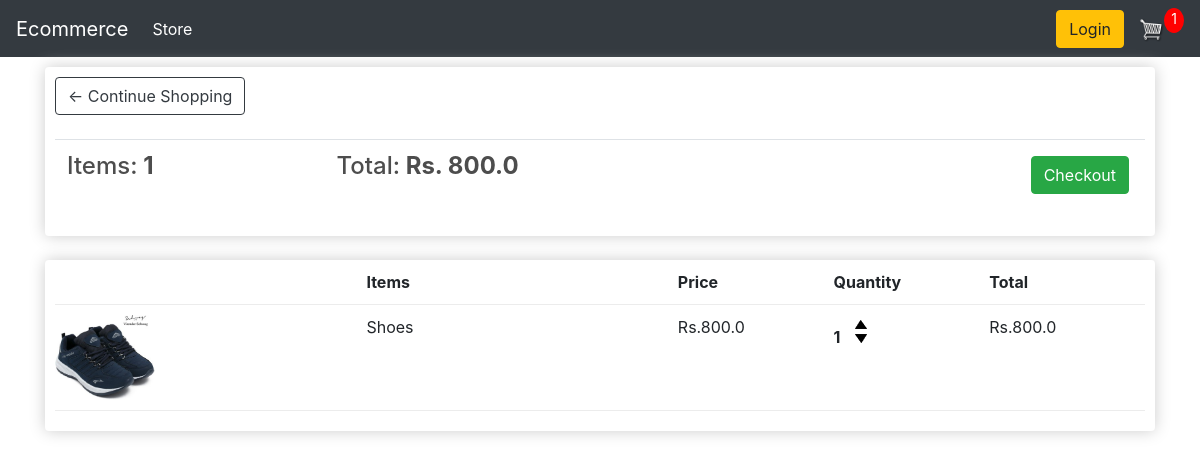
/cart/ (signed in), run on an earlier commit of the app's database.
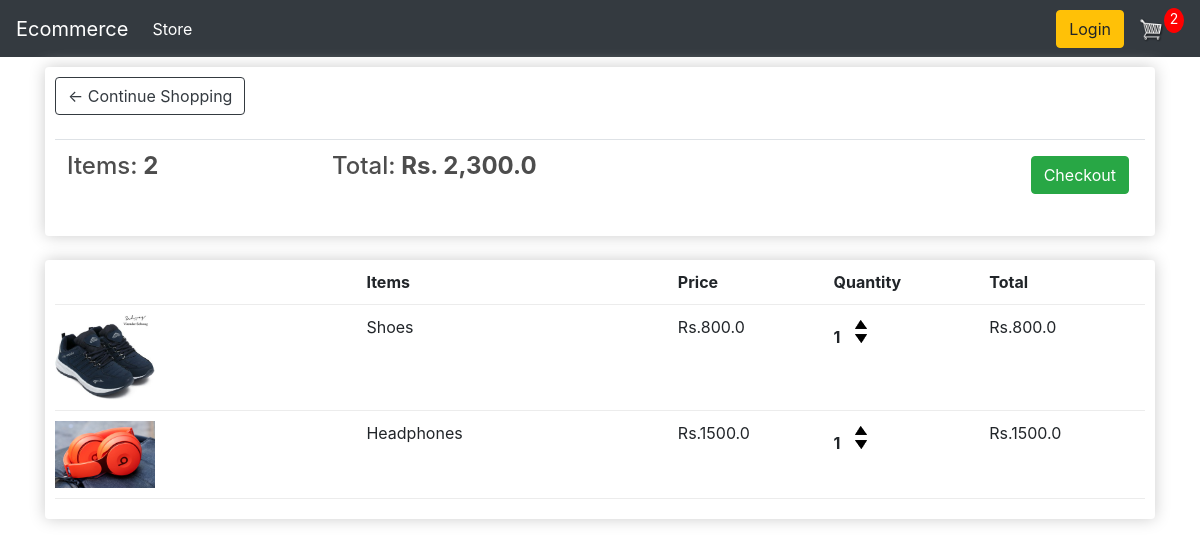
And on a later commit of the database.
### store/models.py (models this page shows, shortened)
class Order(models.Model):
    customer = models.ForeignKey(
        Customer, on_delete=models.SET_NULL, blank=True, null=True)
    data_ordered = models.DateField(auto_now_add=True)
    complete = models.BooleanField(default=False, null=True, blank=False)
    transaction_id = models.CharField(max_length=200, null=True)
    @property
    def get_cart_total(self):
        orderitems = self.orderitem_set.all()
        total = sum([item.quantity for item in orderitems])
        return "{:,}".format(total)
    @property
    def get_cart_items(self):
        orderitems = self.orderitem_set.all()
        total = sum([item.get_total for item in orderitems])
        return "{:,}".format(total)

class OrderItem(models.Model):
    product = models.ForeignKey(Product, on_delete=models.SET_NULL, null=True)
    order = models.ForeignKey(Order, on_delete=models.SET_NULL, null=True)
    quantity = models.IntegerField(default=0, null=True, blank=True)
    date_added = models.DateTimeField(auto_now_add=True)
    @property
    def get_total(self):
        return self.product.price * self.quantity

class Product(models.Model):
    name = models.CharField(max_length=200, null=True)
    price = models.FloatField()
    digital = models.BooleanField(default=False, null=True, blank=False)
    image = models.ImageField(null=True, blank=True)

### store/views.py (the view)
# urls.py: path('cart/', views.cart, name='cart'),
def cart(request):
    data = cartData(request)
    cartItems = data['cartItems']
    items = data['items']
    order = data['order']
    context = {'items': items, 'order': order,
               'cartItems': cartItems, 'shipping': False}
    return render(request, 'store/cart.html', context)

### store/utils.py (called while the page is built)
def cartData(request):
    if request.user.is_authenticated:
        customer = request.user.customer
        order, created = Order.objects.get_or_create(
            customer=customer, complete=False)
        items = order.orderitem_set.all()
        cartItems = order.get_cart_total
    else:
        cookieData = cookieCart(request)
        cartItems = cookieData['cartItems']
        order = cookieData['order']
        items = cookieData['items']
    return {'items': items, 'order': order, 'cartItems': cartItems}

### store/templates/store/cart.html
{% extends 'store/main.html'%} {% load static %} {% block content %}
<div class="row">
  <div class="col-lg-12">
    <div class="box-element">
      <a class="btn btn-outline-dark" href="{% url 'store'%}"
        >&#x2190; Continue Shopping</a
      >
      <br />
      <br />
      <table class="table">
        <tr>
          <th>
            <h4>Items:<strong> {{order.get_cart_total}}</strong></h4>
          </th>
          <th>
            <h4>Total:<strong> Rs. {{order.get_cart_items}}</strong></h4>
          </th>
          <th>
            <a
              style="float: right; margin: 4px;"
              class="btn btn-success"
              href="{% url 'checkout' %}"
              >Checkout</a
            >
          </th>
        </tr>
      </table>
    </div>
    <br />
    <div class="box-element">
      <div class="cart-row">
        <div style="flex: 2;"></div>
        <div style="flex: 2;"><strong>Items</strong></div>
        <div style="flex: 1;"><strong>Price</strong></div>
        <div style="flex: 1;"><strong>Quantity</strong></div>
        <div style="flex: 1;"><strong>Total</strong></div>
      </div>
      {% for item in items %}
      <div class="cart-row">
        <div style="flex: 2;">
          <img class="row-image" src="{{item.product.image.url}}" />
        </div>
        <div style="flex: 2;"><p>{{item.product.name}}</p></div>
        <div style="flex: 1;"><p>Rs.{{item.product.price}}</p></div>
        <div style="flex: 1;">
          <p class="quantity">{{item.quantity}}</p>
          <div class="quantity">
            <img
              data-product="{{item.product.id}}"
              data-action="add"
              class="chg-quantity update-cart"
              src="{% static  'images/arrow-up.png' %}"
            />
            <img
              data-product="{{item.product.id}}"
              data-action="remove"
              class="chg-quantity update-cart"
              src="{% static  'images/arrow-down.png' %}"
            />
          </div>
        </div>
        <div style="flex: 1;"><p>Rs.{{item.get_total}}</p></div>
      </div>
      {% endfor %}
    </div>
  </div>
</div>
{% endblock %}

What changed in the data, as far as the page shows it:
computed for Order: get_cart_total "1" → "2"; get_cart_items "800.0" → "2,300.0"
added OrderItem: product.image (picture), product.name "Headphones", product.price "1500.0", quantity "1", get_total "1500.0"
Also different on the page:
{{ cartItems }}: "1" → "2"
